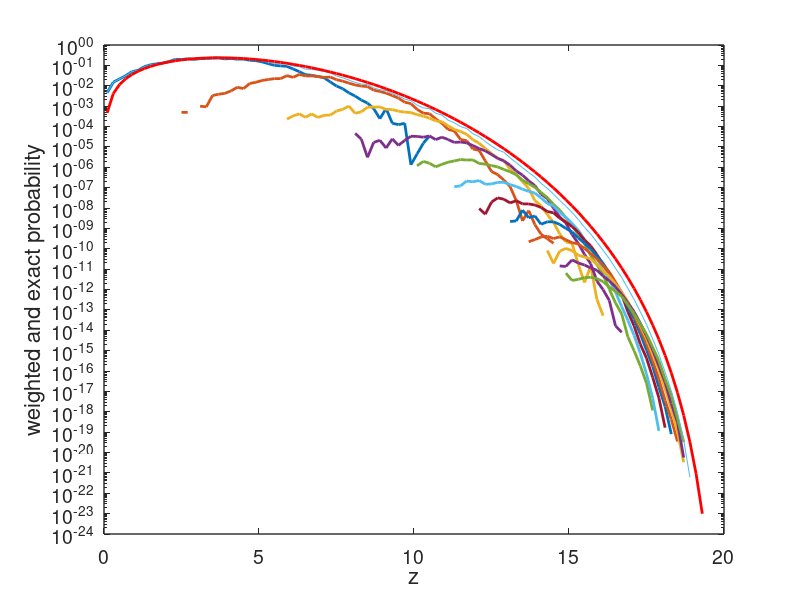
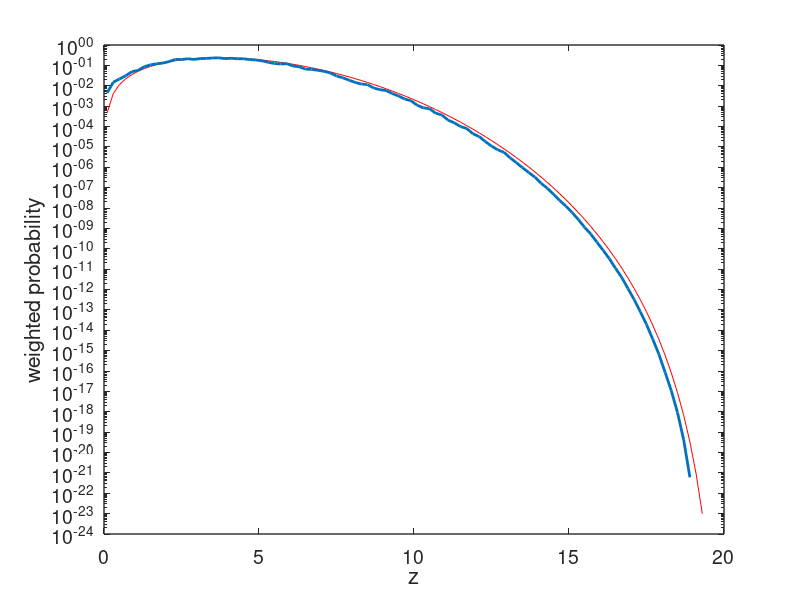
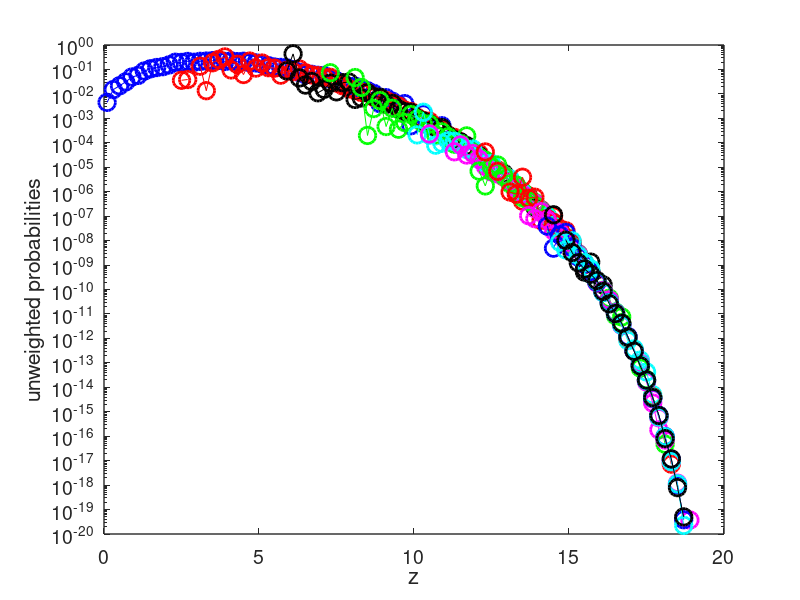
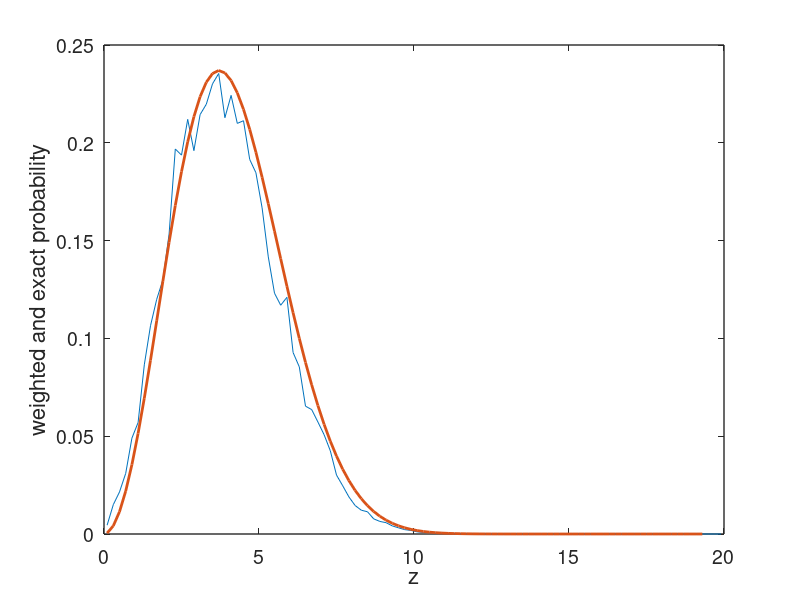

These charts were generated, in order, by the following MATLAB code:
% The format is copied from the uploaded example
% importance sampling demo, sum of Gaussians
%

rng('default');
rng('shuffle');

%
% number of trials
%
trials = 1e4;

%
% number of steps
%
n=20;

%
% biasing parameters
%

bias = 1:12;

%
% plotting parameters for different biasings
%

plotstr=['bo' 'ro' 'ko' 'go' 'co' 'mo' 'go' 'ro' 'mo' 'bo' 'co' 'ko'];
linestr=['b-' 'r-' 'k-' 'g-' 'c-' 'm-' 'g-' 'r-' 'm-' 'b-' 'c-' 'k-'];

na=length(bias);
nbins=100;              % binning parameters
maxx=20;
dx=maxx/nbins;
xbins=(dx/2:dx:maxx-dx/2);

%
% vectors to save results
%
binavg=zeros(1,nbins);
cdfavg=zeros(1,nbins);
cdcavg=zeros(1,nbins);
misvar=zeros(1,nbins);
nums=zeros(1,nbins);

sz = get(0,'ScreenSize');
wid=sz(3);
hyt=sz(4);

sigma2=n;

% start loop here

%
% loop through biasing parameters
%
for ka=1:na
% for ka=1:1
    
    sums=zeros(1,trials);
    ratios=ones(na,trials);
    
    %
    % now loop through adding the Gaussians
    %
    for j=1:n
        
        fprintf(1,' bias %4i, pass %4i\n',ka,j)
        if j==1
            dis=ones(trials,1);
            polar = acos(2*rand(trials,1)-1);
            ZZZ=1;
        else
            zzz=2*rand(trials,1).^(1/bias(ka))-1;
            polar=acos(zzz);
            dis=sqrt(dis.^2+1-2*dis.*cos(pi-polar));
            z=cos(polar);
            %             ZZZ=(((z+1)/2).^(1-alpha))/alpha;
        end
        %         liklihd=liklihd.*ZZZ;
        %
        %         z=randn(1,trials);          % do all trials at once
        %         x=bias(ka)*ones(size(z))+z; % add the bias
        
        %
        %   calculate all likelihood ratios for these samples
        %
        for kk=1:na
            if j==1
                ratio=1;
            else
                %% DIFFERENTIATE BETWEEN FIRST POLAR AND OTHERS
                ratio=(((z+1)/2).^(1-bias(kk)))/bias(kk);
            end
            ratios(kk,:)=ratios(kk,:).*ratio';
        end
        
        sums=dis';
        
    end
    fprintf(1,'\n');
    
    %
    %   bin the results
    %
    
    %
    % balance heuristic
    %
    
    weight=1./(sum(1./ratios,1));
    
    %
    % bin the results
    %
    
    bintmp=zeros(1,nbins);
    binold=zeros(1,nbins);
    for j=1:nbins
        
        %
        % make an indicator function for every bin
        %
%         indx=find((-maxx+(j-1)*dx)<sums&sums<=(-maxx+j*dx));
        indx=find((j*dx)<sums&sums<=((j+1)*dx));
        indc=find(sums<=((j+1)*dx));
        indr=find(sums>((j+1)*dx));
%         indc=find(sums<=(-maxx+j*dx));
%         indr=find(sums>(-maxx+j*dx));
        if ~isempty(indx)
            binavg(j)=binavg(j)+sum(weight(indx))/trials;
            bintmp(j)=sum(weight(indx))/trials;
            binold(j)=sum(ratios(ka,indx))/trials;          % unweighted
        end
        nums(j)=nums(j)+length(weight(indx));
        
        estim=sum(weight(indx))/trials;                     % estimated value in bin
        %
        % Now set up and compute variance; get contribution from each
        % biasing distribution
        %
        tmpweight=zeros(size(weight));
        tmpweight(indx)=weight(indx);
        misvar(j)=misvar(j)+sum((tmpweight-estim*ones(size(tmpweight))).^2)/(trials*(trials-1));
        
        %
        % these lines compute cdf and 1-cdf
        %
        cdfavg(j)=cdfavg(j)+sum(weight(indc))/trials;
        cdcavg(j)=cdcavg(j)+sum(weight(indr))/trials;
    end
    %
    % Long equation calc
    %
    N=20;
    rmax=maxx;
    r=1;
    i=1;
    p_check=[];
    % for r=0:0.2:rmax
    for r=xbins
        ro=r/rmax;
        L= @(x) 1/tanh(x)-1/x-ro;
        x0=0.5;
        linv = fzero(L,x0);
        p_check(i)=ro*linv/(rmax*sqrt((pi/(2*N^3))*(1-ro^2-2*ro/(linv)))) * exp(-N*ro*linv) * (sinh(linv)/linv)^N;
        i=i+1;
    end
    %
    % weighted probabilities
    %
    f1=figure(1);
    set(f1,'Position',[0.025*wid 0.525*hyt wid/3 hyt/3]);
    semilogy(xbins,bintmp/dx,'linewidth',2.0,'MarkerSize',12);
    a=gca;
    set(a,'linewidth',1.0,'FontSize',14);
    xlabel('z','FontSize',16);
    ylabel('weighted probabilities');
    drawnow;
    hold on;
    f2=figure(2);
    set(f2,'Position',[0.35*wid 0.525*hyt wid/3 hyt/3]);
    %     semilogy(xbins,exp(-xbins.*xbins/(2*sigma2))/sqrt(2*pi*sigma2),'r-',xbins,binavg/dx,'linewidth',2.0);
    semilogy(xbins,p_check,'r-',xbins,binavg/dx,'linewidth',2.0);
    a=gca;
    set(a,'linewidth',1.0,'FontSize',14);
    xlabel('z','FontSize',16);
    ylabel('weighted probability');
    f3=figure(3);
    set(f3,'Position',[0.675*wid 0.525*hyt wid/3 hyt/3]);
    semilogy(xbins,binold/dx,linestr(2*ka-1:2*ka),xbins,binold/dx,plotstr(2*ka-1:2*ka),'linewidth',2.0,'MarkerSize',12);
    a=gca;
    set(a,'linewidth',1.0,'FontSize',14);
    xlabel('z','FontSize',16);
    ylabel('unweighted probabilities');
    hold on;
    pause(1);
end

%
% plot composite distribution
%
binavg=binavg/dx;
figure(1);
% semilogy(xbins,binavg,xbins,exp(-xbins.*xbins/(2*sigma2))/sqrt(2*pi*sigma2),'r-','linewidth',2);
semilogy(xbins,binavg,xbins,p_check,'r-','linewidth',2);

a=gca;
set(a,'linewidth',1.0,'FontSize',14);
xlabel('z','FontSize',16);
ylabel('weighted and exact probability','FontSize',16);
drawnow;

hold off;

f4=figure(4);
set(f4,'Position',[0.025*wid 0.025*hyt wid/3 hyt/3]);

plot(xbins,binavg,xbins,p_check,'linewidth',2);
a=gca;
set(a,'linewidth',1.0,'FontSize',14);
xlabel('z','FontSize',16);
ylabel('weighted and exact probability','FontSize',16);

f5=figure(5);
set(f5,'Position',[0.35*wid 0.025*hyt wid/3 hyt/3]);
plot(xbins,sqrt(misvar)./binavg,'linewidth',2);
a=gca;
set(a,'linewidth',1.0,'FontSize',14);
xlabel('z','FontSize',16);
ylabel('coefficient of variation','FontSize',16);

f6=figure(6);
set(f6,'Position',[0.675*wid 0.025*hyt wid/3 hyt/3]);
semilogy(xbins,nums,'linewidth',2);
a=gca;
set(a,'linewidth',1.0,'FontSize',14);
xlabel('z','FontSize',16);
ylabel('number of samples per bin','Fontsize',16);

figure(1);
hold off;
figure(2);
hold off;
figure(3);
hold off;
figure(4);
hold off;
figure(5);
hold off;
figure(6);
hold off;
